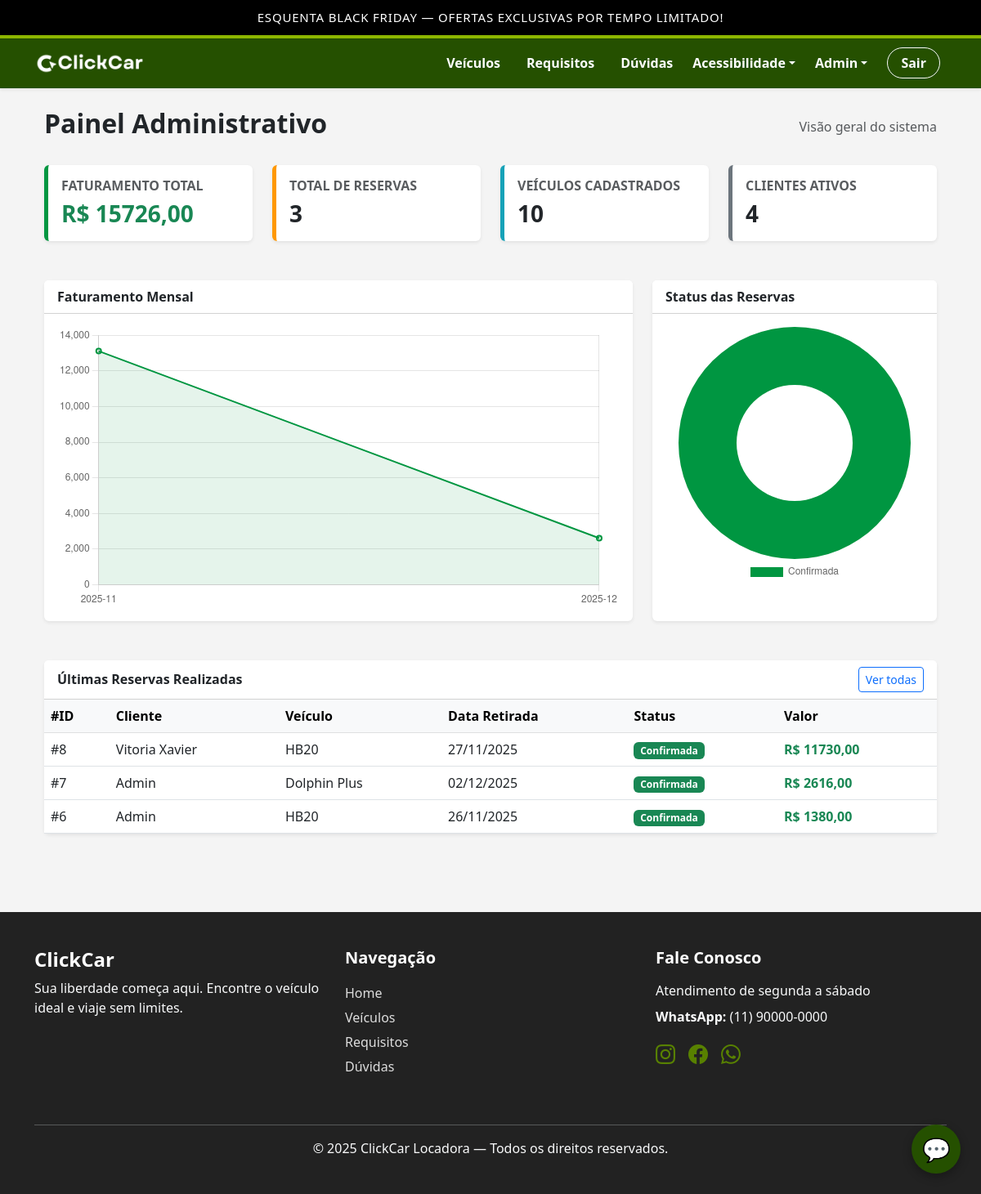
Page /admin (signed in) on the earlier database version.
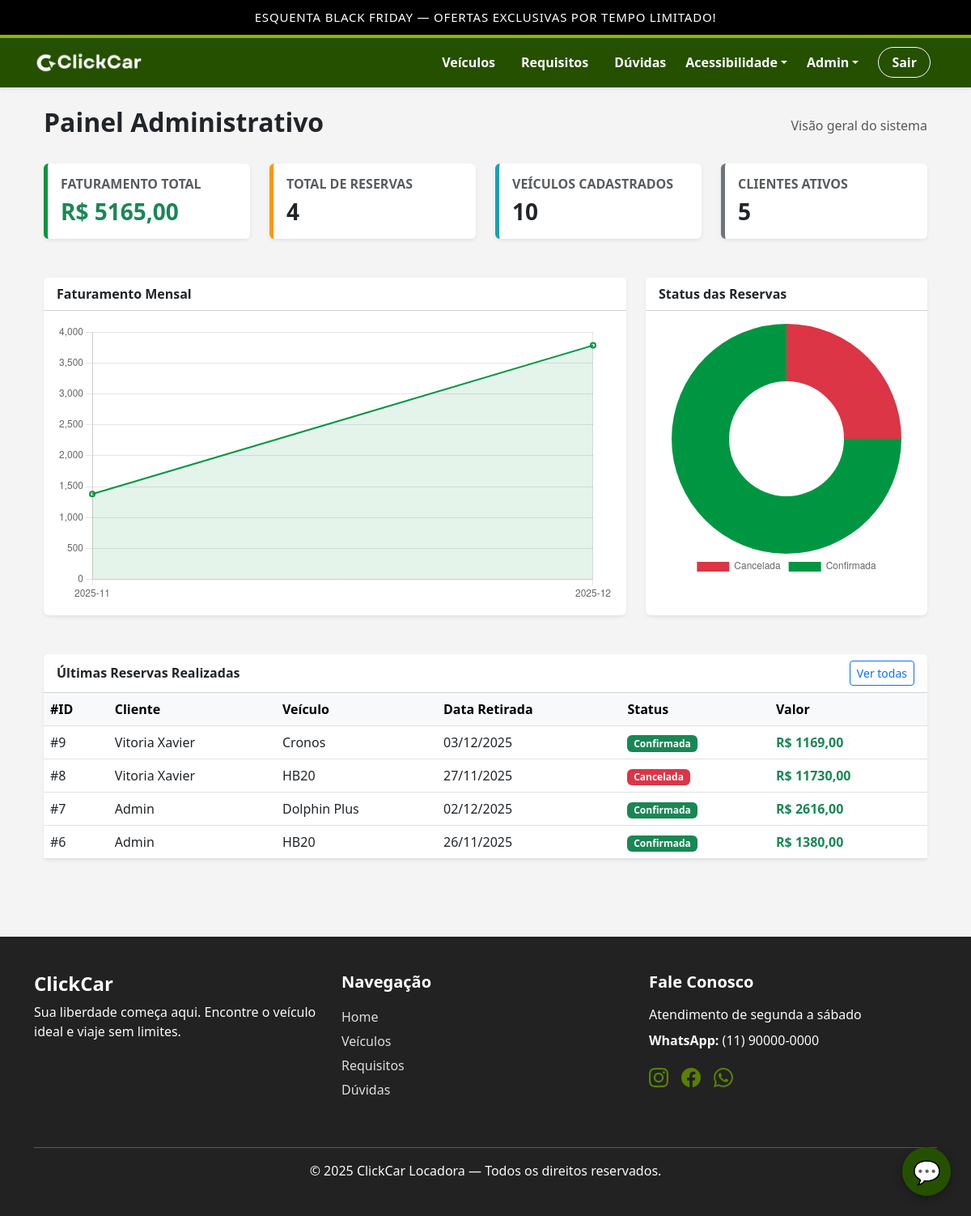
Same page on the later database version.
### models/models.py (models this page shows, shortened)
class Reserva(db.Model):
    __tablename__ = 'reservas'
    id = db.Column(db.Integer, primary_key=True)
    user_id = db.Column(db.Integer, db.ForeignKey(
        'usuarios.id'), nullable=False)
    veiculo_id = db.Column(db.Integer, db.ForeignKey(
        'veiculos.id'), nullable=False)
    data_inicio = db.Column(db.Date, nullable=False)
    data_fim = db.Column(db.Date, nullable=False)
    status = db.Column(db.String(30), default='pendente')
    valor_total = db.Column(db.Float)
    criado_em = db.Column(db.DateTime, default=datetime.utcnow)
    veiculo = db.relationship('Veiculo', backref='reservas')

class Usuario(UserMixin, db.Model):
    __tablename__ = 'usuarios'
    id = db.Column(db.Integer, primary_key=True)
    nome = db.Column(db.String(150), nullable=False)
    email = db.Column(db.String(120), unique=True, nullable=False)
    senha_hash = db.Column(db.String(200), nullable=False)
    perfil_id = db.Column(db.Integer, db.ForeignKey(
        'perfis.id'), nullable=False)
    telefone = db.Column(db.String(20))
    cpf = db.Column(db.String(20))
    criado_em = db.Column(db.DateTime, default=datetime.utcnow)
    email_verificado = db.Column(db.Boolean, default=False)
    codigo_verificacao = db.Column(db.String(6))
    cnh = db.Column(db.String(11), unique=True)
    lista_favoritos = db.relationship('Veiculo', secondary=tabela_favoritos,
                                      backref=db.backref('favoritado_por', lazy='dynamic'))
    enderecos = db.relationship(
        "Endereco",
        backref="usuario",
        cascade="all, delete-orphan",
        lazy=True
    )
    tokens = db.relationship('Token', backref='usuarios',
                             lazy=True, cascade="all, delete-orphan")
    reservas = db.relationship(
        'Reserva',
        backref='usuario',
        cascade="all, delete-orphan"
    )

class Veiculo(db.Model):
    __tablename__ = 'veiculos'
    id = db.Column(db.Integer, primary_key=True)
    modelo = db.Column(db.String(120), nullable=False)
    marca = db.Column(db.String(80), nullable=False)
    ano = db.Column(db.Integer, nullable=False)
    placa = db.Column(db.String(20), unique=True)
    cor = db.Column(db.String(30))
    tipo_id = db.Column(db.Integer, db.ForeignKey(
        'tipo_veiculo.id'), nullable=False)
    preco_por_dia = db.Column(db.Float, nullable=False)
    status = db.Column(db.String(30), default='disponivel')
    localizacao = db.Column(db.String(150))
    criado_em = db.Column(db.DateTime, default=datetime.utcnow)

### controllers/controller.py (the view)
@main.route('/admin')
@login_required
def admin_dashboard():
    if current_user.perfil.nome_perfil not in ['Admin', 'Atendimento']:
        flash("Acesso negado", "danger")
        return redirect(url_for('main.index'))
    db = SessionLocal()
    total_faturamento = db.query(func.sum(Reserva.valor_total)).filter(Reserva.status == 'confirmada').scalar() or 0
    total_reservas = db.query(func.count(Reserva.id)).scalar() or 0
    total_veiculos = db.query(func.count(Veiculo.id)).scalar() or 0
    total_clientes = db.query(func.count(Usuario.id)).filter(Usuario.perfil_id == 2).scalar() or 0 # Assumindo ID 2 = Cliente
    status_data = db.query(Reserva.status, func.count(Reserva.status)).group_by(Reserva.status).all()
    chart_labels = [s[0].capitalize() for s in status_data]
    chart_values = [s[1] for s in status_data]
    reservas_confirmadas = db.query(Reserva).filter(Reserva.status == 'confirmada').all()
    faturamento_mensal = {}
    for r in reservas_confirmadas:
        mes_ano = r.data_inicio.strftime('%Y-%m') # Chave: "2023-11"
        if mes_ano in faturamento_mensal:
            faturamento_mensal[mes_ano] += r.valor_total
        else:
            faturamento_mensal[mes_ano] = r.valor_total
    meses_ordenados = sorted(faturamento_mensal.keys()) # ['2023-10', '2023-11', ...]
    valores_mensais = [faturamento_mensal[m] for m in meses_ordenados]
    ultimas_reservas = db.query(Reserva).order_by(Reserva.criado_em.desc()).limit(5).all()
    return render_template('admin/dashboard.html',
                           faturamento=total_faturamento,
                           total_reservas=total_reservas,
                           total_veiculos=total_veiculos,
                           total_clientes=total_clientes,
                           chart_labels=chart_labels,
                           chart_values=chart_values,
                           meses_chart=meses_ordenados,
                           valores_chart=valores_mensais,
                           reservas=ultimas_reservas)

### app.py (called while the page is built)
@login_manager.user_loader
def load_user(user_id):
    return Usuario.query.get(int(user_id))

### templates/admin/dashboard.html (shortened to what the changed rows need)
{% extends 'base.html' %}
{% block content %}
<div class="container-fluid pb-5">
    <div class="d-flex justify-content-between align-items-center mb-4">
        <h2 class="fw-bold text-dark">Painel Administrativo</h2>
    </div>
    <div class="row g-4 mb-5">
        <div class="col-md-3">
            <div class="card shadow-sm border-0 h-100" style="border-left: 5px solid #009641 !important;">
                <div class="card-body">
                    <h6 class="text-muted fw-bold text-uppercase">Faturamento Total</h6>
                    <h3 class="fw-bold text-success mb-0">R$ {{ "%.2f"|format(faturamento)|replace('.', ',') }}</h3>
                </div>
            </div>
        </div>
        <div class="col-md-3">
            <div class="card shadow-sm border-0 h-100" style="border-left: 5px solid #ff9800 !important;">
                <div class="card-body">
                    <h6 class="text-muted fw-bold text-uppercase">Total de Reservas</h6>
                    <h3 class="fw-bold text-dark mb-0">{{ total_reservas }}</h3>
                </div>
            </div>
        </div>
        <div class="col-md-3">
            <div class="card shadow-sm border-0 h-100" style="border-left: 5px solid #6c757d !important;">
                <div class="card-body">
                    <h6 class="text-muted fw-bold text-uppercase">Clientes Ativos</h6>
                    <h3 class="fw-bold text-dark mb-0">{{ total_clientes }}</h3>
                </div>
            </div>
        </div>
    </div>
    <div class="row g-4 mb-5">
        <div class="col-md-8">
            <div class="card shadow-sm border-0 h-100">
                <div class="card-body">
                    <canvas id="revenueChart"></canvas>
                </div>
            </div>
        </div>
        <div class="col-md-4">
            <div class="card shadow-sm border-0 h-100">
                <div class="card-body">
                    <canvas id="statusChart"></canvas>
                </div>
            </div>
        </div>
    </div>
    <div class="card shadow-sm border-0">
        <div class="card-body p-0">
            <div class="table-responsive">
                <table class="table table-hover mb-0 align-middle">
                    <thead class="table-light">
                        <tr>
                            <th>#ID</th>
                            <th>Cliente</th>
                            <th>Veículo</th>
                            <th>Data Retirada</th>
                            <th>Status</th>
                            <th>Valor</th>
                        </tr>
                    </thead>
                    <tbody>
                        {% for r in reservas %}
                        <tr>
                            <td>#{{ r.id }}</td>
                            <td>{{ r.usuario.nome }}</td>
                            <td>{{ r.veiculo.modelo }}</td>
                            <td>{{ r.data_inicio.strftime('%d/%m/%Y') }}</td>
                            <td>
                                {% if r.status == 'confirmada' %}
                                    <span class="badge bg-success">Confirmada</span>
                                {% elif r.status == 'pendente' %}
                                    <span class="badge bg-warning text-dark">Pendente</span>
                                {% else %}
                                    <span class="badge bg-danger">Cancelada</span>
                                {% endif %}
                            </td>
                            <td class="fw-bold text-success">R$ {{ "%.2f"|format(r.valor_total)|replace('.', ',') }}</td>
                        </tr>
                        {% else %}
                        <tr>
                            <td colspan="6" class="text-center py-4 text-muted">Nenhuma reserva recente.</td>
                        </tr>
                        {% endfor %}
                    </tbody>
                </table>
            </div>
        </div>
    </div>
</div>
<script>
    document.addEventListener("DOMContentLoaded", function() {
        // 1. GRÁFICO DE FATURAMENTO (LINHA)
        const ctxRevenue = document.getElementById('revenueChart').getContext('2d');
        new Chart(ctxRevenue, {
            type: 'line',
            data: {
                labels: {{ meses_chart | tojson }},
                datasets: [{
                    label: 'Receita (R$)',
                    data: {{ valores_chart | tojson }},
                    borderColor: '#009641',
                    backgroundColor: 'rgba(0, 150, 65, 0.1)',
                    borderWidth: 2,
                    tension: 0.3,
                    fill: true
                }]
            },
            options: {
                responsive: true,
                plugins: { legend: { display: false } },
                scales: { y: { beginAtZero: true } }
            }
        });
        // 2. GRÁFICO DE STATUS (PIZZA) - COM LÓGICA DE CORES
        const statusLabels = {{ chart_labels | tojson }};
        const statusValues = {{ chart_values | tojson }};
        // Mapeia as cores corretas independente da ordem
        const backgroundColors = statusLabels.map(label => {
            label = label.toLowerCase();
            if (label.includes('confirmada')) return '#009641'; // Verde
            if (label.includes('cancelada')) return '#dc3545';  // Vermelho
            if (label.includes('pendente')) return '#ffc107';   // Amarelo
            return '#6c757d'; // Cinza
        });
        const ctxStatus = document.getElementById('statusChart').getContext('2d');
        new Chart(ctxStatus, {
            type: 'doughnut',
            data: {
                labels: statusLabels,
                datasets: [{
                    data: statusValues,
                    backgroundColor: backgroundColors,
                    borderWidth: 0
                }]
            },
            options: {
                responsive: true,
                plugins: {
                    legend: { position: 'bottom' }
                }
            }
        });
    });
</script>
{% endblock %} ```

Differences in the rows shown:
added Reserva: id "9", usuario.nome "Vitoria Xavier", veiculo.modelo "Cronos", data_inicio "03/12/2025", status "Confirmada", valor_total "1169,00"
changed Reserva id 8: status "Confirmada" → "Cancelada"
Other differences:
{{ "%.2f"|format(faturamento)|replace('.', ',') }}: "15726,00" → "5165,00"
{{ total_reservas }}: "3" → "4"
{{ total_clientes }}: "4" → "5"
chart data {{ valores_chart | tojson }}: [13110.0, 2616.0] → [1380.0, 3785.0]
chart data {{ chart_labels | tojson }}: ["Confirmada"] → ["Cancelada", "Confirmada"]
chart data {{ chart_values | tojson }}: [3] → [1, 3]
